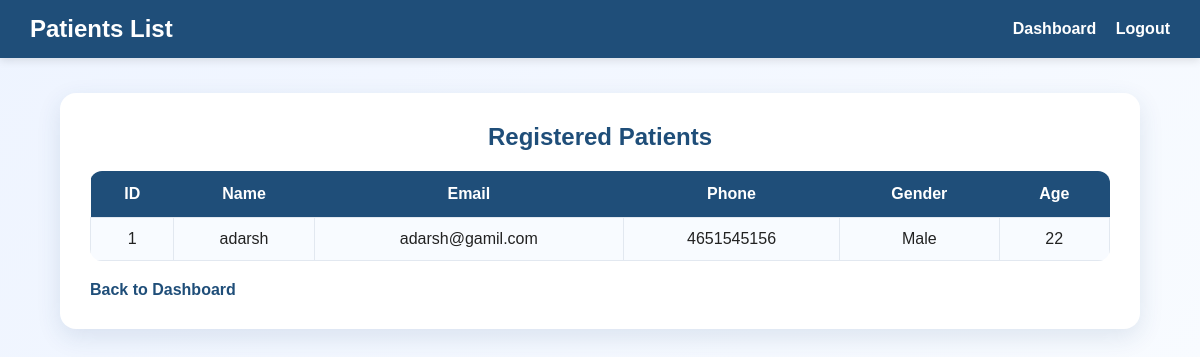
The page /admin/view_patients.php (signed in) on the database as committed earlier.
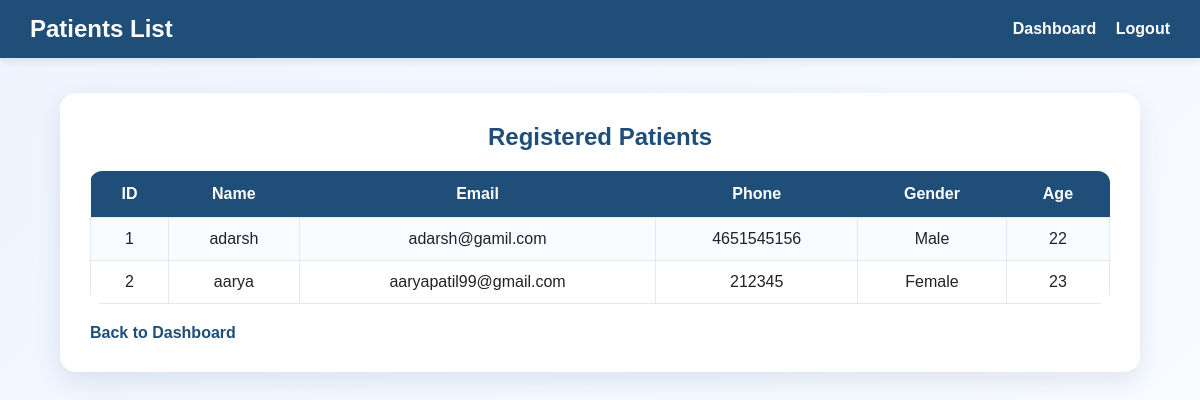
The same page on the database as committed later.
### tables this page shows
CREATE TABLE `patients` (
  `id` int(11) NOT NULL,
  `name` varchar(100) NOT NULL,
  `email` varchar(100) NOT NULL,
  `password` varchar(255) NOT NULL,
  `phone` varchar(15) DEFAULT NULL,
  `age` int(11) DEFAULT NULL,
  `gender` varchar(10) DEFAULT NULL,
  `created_at` timestamp NOT NULL DEFAULT current_timestamp(),
  `address` text DEFAULT NULL
);

### admin/view_patients.php (the view, shortened to what this page needs)
<?php
include("../config/db.php");
$result = mysqli_query($conn, "SELECT * FROM patients");
?>
<!DOCTYPE html>
<html>
<head>
    <link rel="stylesheet" href="../assets/css/style.css">
</head>
<body>
    <div class="navbar">
        <h2>Patients List</h2>
        <div>
            <a href="dashboard.php">Dashboard</a>
            <a href="logout.php">Logout</a>
        </div>
    </div>
    <div class="container">
        <h2>Registered Patients</h2>
        <table>
            <tr>
                <th>ID</th>
                <th>Name</th>
                <th>Email</th>
                <th>Phone</th>
                <th>Gender</th>
                <th>Age</th>
            </tr>
            <?php while ($row = mysqli_fetch_assoc($result)) { ?>
            <tr>
                <td><?php echo $row['id']; ?></td>
                <td><?php echo $row['name']; ?></td>
                <td><?php echo $row['email']; ?></td>
                <td><?php echo $row['phone']; ?></td>
                <td><?php echo $row['gender']; ?></td>
                <td><?php echo $row['age']; ?></td>
            </tr>
            <?php } ?>
        </table>
        <a class="back-link" href="dashboard.php">Back to Dashboard</a>
    </div>
</body>
</html>

Rows that differ between the two databases and show on the page:
added patients: id "2", name "aarya", email "aaryapatil99@gmail.com", phone "212345", gender "Female", age "23"
